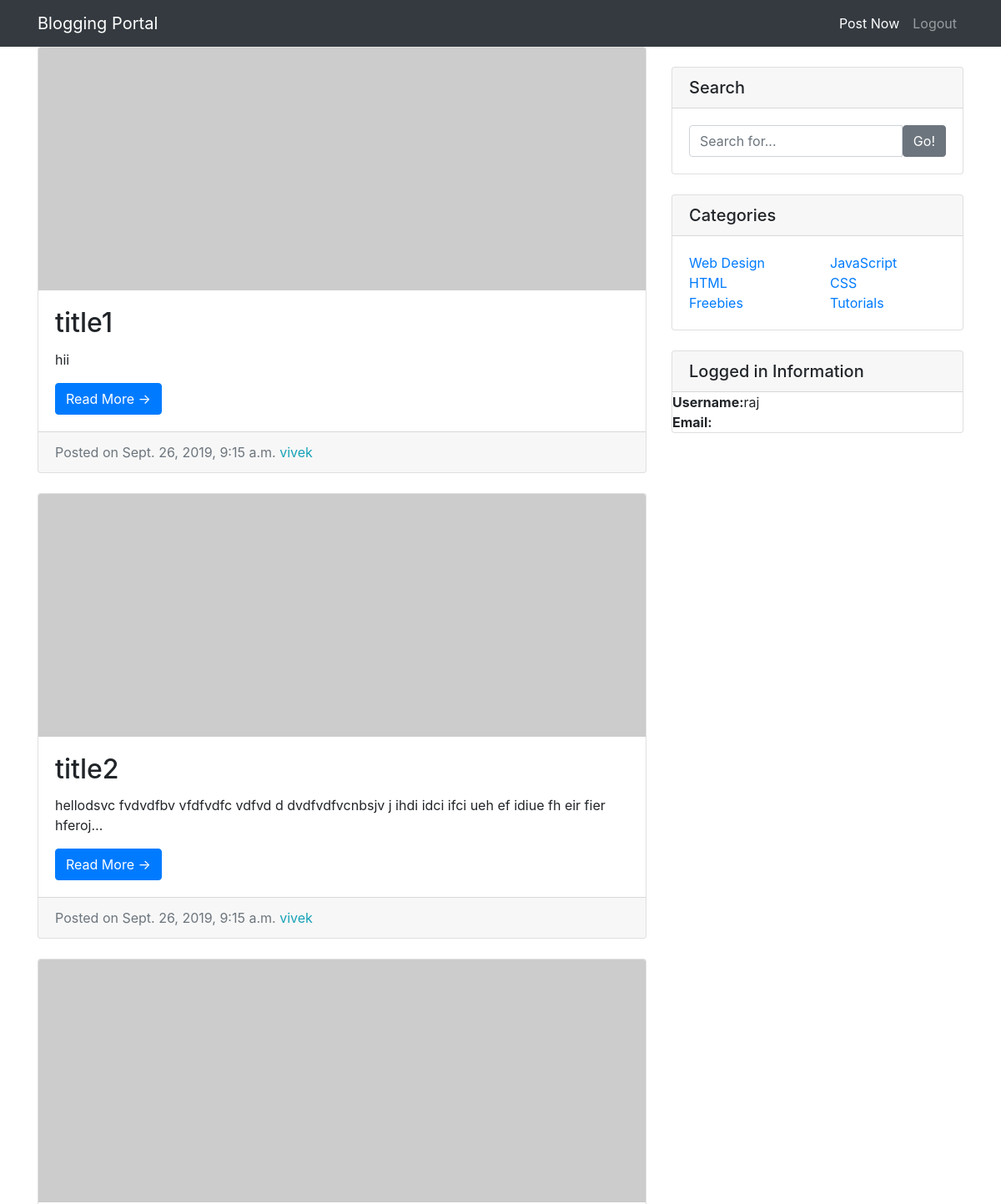
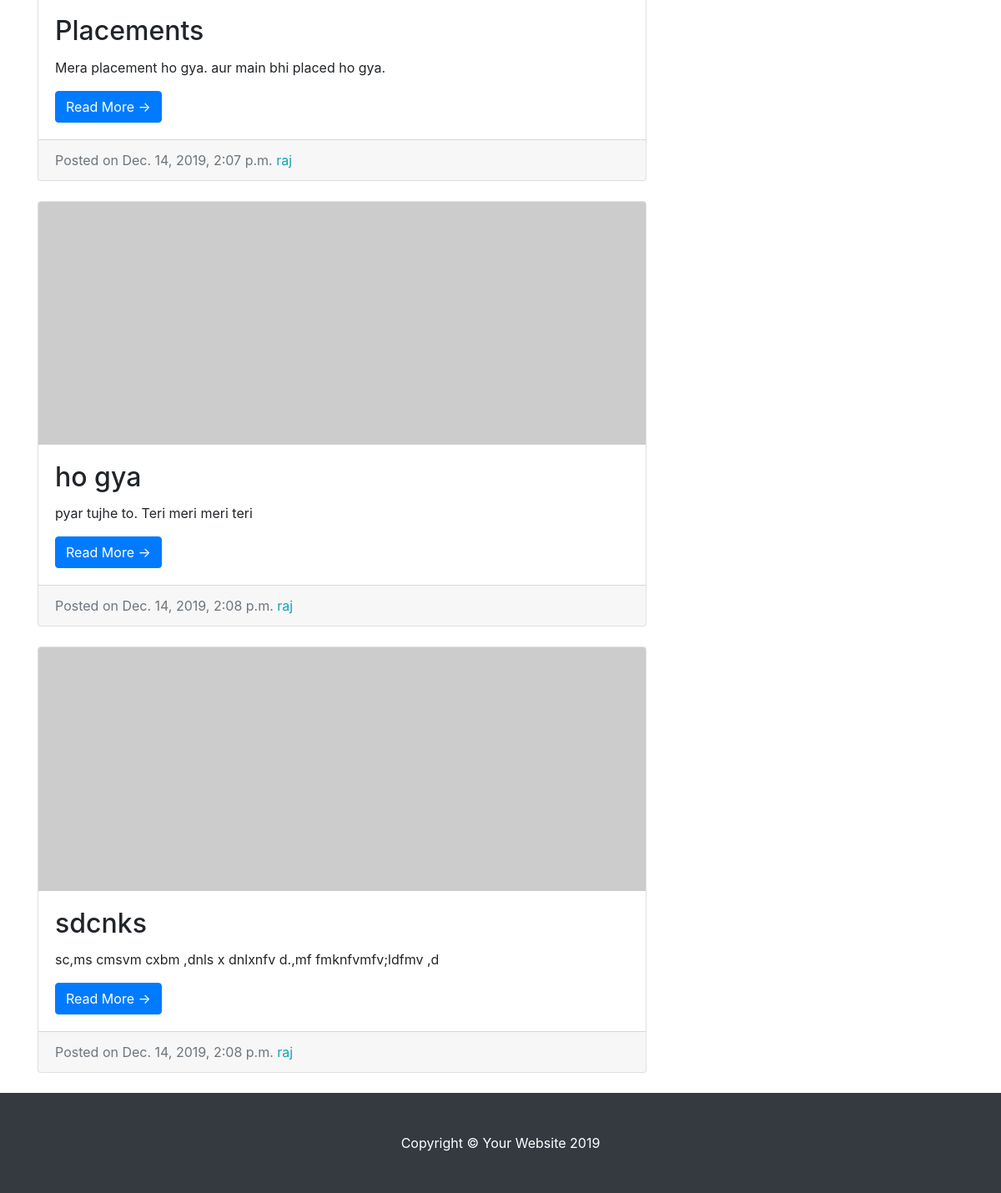
The page / (signed in) on the database its author committed (2 pictures, top to bottom).
### entries/models.py (models this page shows, shortened)
class Entry(models.Model):
    entry_title = models.CharField(max_length=50)
    entry_text = models.TextField()
    entry_date = models.DateTimeField(auto_now_add=True)
    entry_author = models.ForeignKey(User, on_delete=models.CASCADE)
    class Meta:
        verbose_name_plural = "entries"

### entries/views.py (the view)
# urls.py: path('', HomeView.as_view(), name='blog-home'),
class HomeView(LoginRequiredMixin, ListView):
    model = Entry
    template_name = 'entries/index.html'
    context_object_name = "blog_entries"

### entries/templates/entries/index.html (shortened to what this page needs)
{% extends "entries/base.html" %}
{% block content %}
<div class="col-md-8">
    {% for entry in blog_entries %}
    <div class="card mb-4">
        <img class="card-img-top" src="http://placehold.it/750x300" alt="Card image cap">
        <div class="card-body">
            <h2 class="card-title">{{ entry.entry_title }}</h2>
            <p class="card-text">{{ entry.entry_text|truncatechars:100 }}</p>
            <a href="{% url 'entry-detail' entry.pk %}" class="btn btn-primary">Read More &rarr;</a>
        </div>
        <div class="card-footer text-muted">
            Posted on {{ entry.entry_date }}
            <span class="text-info mr-2">{{ entry.entry_author }}</span>
        </div>
    </div>
    {% endfor %}
</div>
{% endblock %}

### entries/templates/entries/base.html (shortened to what this page needs)
{% load static %}
<!DOCTYPE html>
<html lang="en">
<head>
  <link href="{% static 'entries/vendor/bootstrap/css/bootstrap.min.css' %}" rel="stylesheet">
  <link href="{% static 'entries/css/blog-home.css' %}" rel="stylesheet">
</head>
<body>
  <nav class="navbar navbar-expand-lg navbar-dark bg-dark fixed-top">
    <div class="container">
      <a class="navbar-brand" href="{% url 'blog-home' %}">Blogging Portal</a>
      <div class="collapse navbar-collapse" id="navbarResponsive">
        <ul class="navbar-nav ml-auto">
          <li class="nav-item active">
            <a class="nav-link" href="{% url 'create_entry' %}">Post Now
            </a>
          </li>
          <li class="nav-item">
            <a class="nav-link" href="{% url 'logout' %}">Logout</a>
          </li>
        </ul>
      </div>
    </div>
  </nav>
  <div class="container">
    <div class="row">
      {% block content %}{% endblock %}
      <div class="col-md-4">
        <div class="card my-4">
          <h5 class="card-header">Search</h5>
          <div class="card-body">
            <div class="input-group">
              <input type="text" class="form-control" placeholder="Search for...">
              <span class="input-group-btn">
                <button class="btn btn-secondary" type="button">Go!</button>
              </span>
            </div>
          </div>
        </div>
        <div class="card my-4">
          <h5 class="card-header">Categories</h5>
          <div class="card-body">
            <div class="row">
              <div class="col-lg-6">
                <ul class="list-unstyled mb-0">
                  <li>
                    <a href="#">Web Design</a>
                  </li>
                  <li>
                    <a href="#">HTML</a>
                  </li>
                  <li>
                    <a href="#">Freebies</a>
                  </li>
                </ul>
              </div>
              <div class="col-lg-6">
                <ul class="list-unstyled mb-0">
                  <li>
                    <a href="#">JavaScript</a>
                  </li>
                  <li>
                    <a href="#">CSS</a>
                  </li>
                  <li>
                    <a href="#">Tutorials</a>
                  </li>
                </ul>
              </div>
            </div>
          </div>
        </div>
        <div class="card my-4">
          <h5 class="card-header">Logged in Information</h5>
          <div class="list-unstyled mb-0">
            <li>
              <a><strong>Username:</strong>{{user.username}}</a>
            </li>
            <li>
              <a><strong>Email:</strong>{{user.email}}</a>
            </li>
          </div>
        </div>
      </div>
    </div>
  </div>
  <footer class="py-5 bg-dark">
    <div class="container">
      <p class="m-0 text-center text-white">Copyright &copy; Your Website 2019</p>
    </div>
  </footer>
</body>
</html>

### entries/static/entries/css/blog-home.css (style rules this page uses)
body { padding-top: 56px; }

### rows shown on the page
Entry: entry_title "title1", entry_text "hii", entry_date "Sept. 26, 2019, 9:15 a.m.", entry_author "vivek"
Entry: entry_title "title2", entry_text "hellodsvc fvdvdfbv vfdfvdfc vdfvd d dvdfvdfvcnbsjv j ihdi idci ifci ueh ef idiue fh eir fier hferoj…", entry_date "Sept. 26, 2019, 9:15 a.m.", entry_author "vivek"
Entry: entry_title "Placements", entry_text "Mera placement ho gya. aur main bhi placed ho gya.", entry_date "Dec. 14, 2019, 2:07 p.m.", entry_author "raj"
Entry: entry_title "ho gya", entry_text "pyar tujhe to. Teri meri meri teri", entry_date "Dec. 14, 2019, 2:08 p.m.", entry_author "raj"
Entry: entry_title "sdcnks", entry_text "sc,ms cmsvm cxbm ,dnls x dnlxnfv d.,mf fmknfvmfv;ldfmv ,d", entry_date "Dec. 14, 2019, 2:08 p.m.", entry_author "raj"

### other values the page prints
{{ user.username }} "raj"
